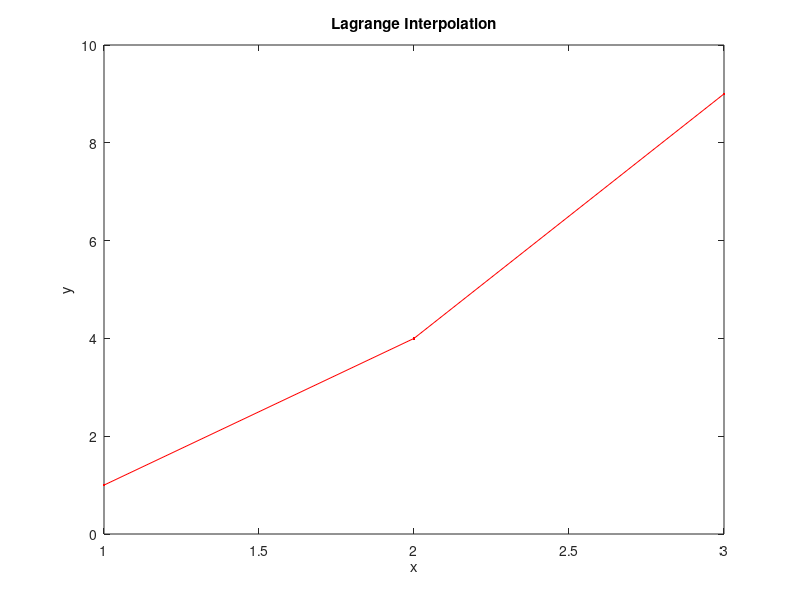

Recreate this plot in MATLAB.
% Example usage:
x = [1, 2, 3]; % Data points 
y = [1, 4, 9]; % Function values at data points 
% Point at which to evaluate the interpolation 
xi = 1.5;
n = length(x);
L = 0;
for i = 1:n 
    % Calculate the Lagrange basis polynomial 
    Li = 1; 
    for j = 1:n 
        if i ~= j 
            Li = Li * (xi - x(j)) / (x(i) - x(j));
        end
    end
    % Add the contribution of the current basis polynomial to the result
    L = L + y(i) * Li;
end
% Display the interpolated value 
disp(['Interpolated value at xi = ', num2str(xi), ' is: ', num2str(L)]);

% Define the range for interpolation
z = linspace(min(x), max(x), 100);


plot(x,y,'-r.');
xlabel('x'); 
ylabel('y');
title('Lagrange Interpolation');
